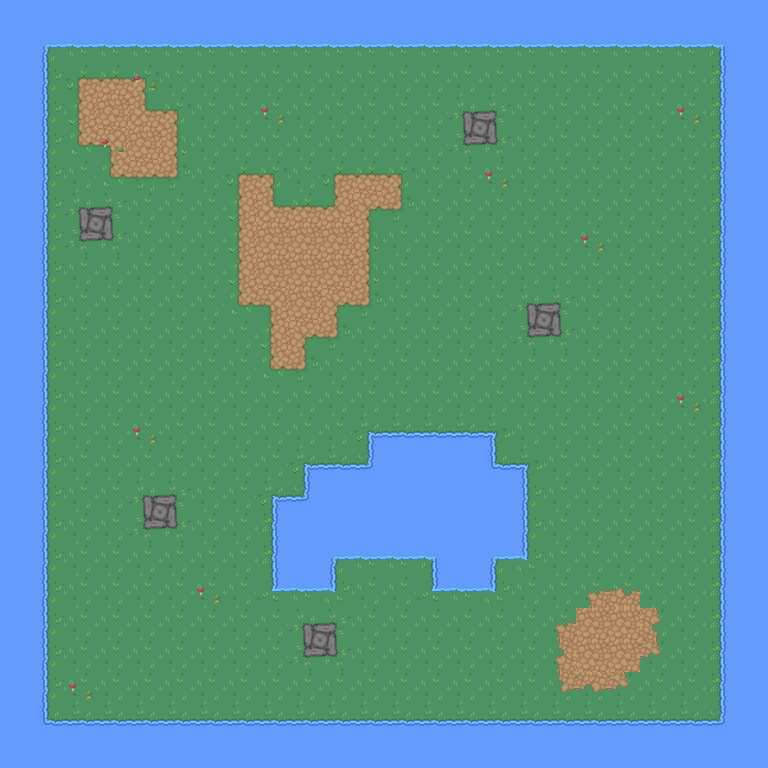

This game map was drawn from its Tiled (.tmx) file and the tilesets committed beside it. A one-line description and the full map source follow:
An orthogonal 24x24 tile map with 32x32 px tiles, 2 tile layers (Tile Layer 1, Tile Layer 2).

<map version="1.10" tiledversion="1.11.2" orientation="orthogonal" renderorder="right-down" width="24" height="24" tilewidth="32" tileheight="32" infinite="0" nextlayerid="5" nextobjectid="1">
 <tileset firstgid="1" source="Nature RPG Tileset.tsx" />
 <layer id="1" name="Tile Layer 1" width="24" height="24">
  <data encoding="csv">
42,42,42,42,42,42,42,42,42,42,42,42,42,42,42,42,42,42,42,42,42,42,42,42,
42,66,67,67,67,67,67,67,67,67,67,67,67,67,67,67,67,67,67,67,67,67,68,42,
42,86,64,102,65,41,41,41,41,41,41,87,87,87,87,87,87,87,87,87,87,87,88,42,
42,86,83,43,101,65,41,41,87,87,87,87,87,87,79,80,87,87,87,87,87,87,88,42,
42,86,84,63,43,81,87,87,87,87,87,87,87,87,99,100,87,87,87,87,87,87,88,42,
42,86,87,84,62,85,87,64,65,41,102,102,65,87,87,87,87,87,87,87,87,87,88,42,
42,86,79,80,87,87,87,84,43,43,43,43,85,87,87,87,87,87,87,87,87,87,88,42,
42,86,99,100,87,87,87,83,43,43,43,43,82,87,87,87,87,87,87,87,87,87,88,42,
42,86,87,87,87,87,87,83,43,43,43,43,82,87,87,87,87,87,87,87,87,87,88,42,
42,86,87,87,87,87,87,84,63,43,43,61,82,87,87,87,79,80,87,87,87,87,88,42,
42,86,87,87,87,87,87,87,83,43,85,87,87,87,87,87,99,100,87,87,87,87,88,42,
42,86,87,87,87,87,87,87,84,62,87,87,87,87,87,87,87,87,87,87,87,87,88,42,
42,86,87,87,87,87,87,87,87,87,87,87,87,87,87,87,87,87,87,87,87,87,88,42,
42,86,87,87,87,87,87,87,87,87,87,69,107,107,107,70,87,87,87,87,87,87,88,42,
42,86,87,87,87,87,87,87,87,69,107,108,42,42,42,106,70,87,87,87,87,87,88,42,
42,86,87,87,79,80,87,87,69,108,152,152,42,42,42,42,86,87,87,87,87,87,88,42,
42,86,87,87,99,100,87,87,88,152,152,152,42,42,42,42,86,87,87,87,87,87,88,42,
42,86,87,87,87,87,87,87,88,152,66,67,67,68,42,66,90,87,87,87,87,87,88,42,
42,86,87,87,87,87,87,87,89,67,90,87,87,89,67,90,87,87,87,87,87,87,88,42,
42,86,87,87,87,87,87,87,87,79,80,87,87,87,87,87,87,87,87,87,87,87,88,42,
42,86,87,87,87,82,87,87,87,99,100,87,87,87,87,87,87,87,87,87,87,87,88,42,
42,86,87,87,87,87,87,87,87,87,87,87,87,87,87,87,87,87,87,87,87,87,88,42,
42,106,107,107,107,107,107,107,107,107,107,107,107,107,107,107,107,107,107,107,107,107,108,42,
42,42,42,42,42,42,42,42,42,42,42,42,42,42,42,42,42,42,42,42,42,42,42,42
</data>
 </layer>
 <layer id="4" name="Tile Layer 2" width="24" height="24">
  <data encoding="csv">
0,0,0,0,0,0,0,0,0,0,0,0,0,0,0,0,0,0,0,0,0,0,0,0,
0,0,0,0,0,0,0,0,0,0,0,0,0,0,0,0,0,0,0,0,0,0,0,0,
0,0,0,0,24,0,0,0,0,0,0,0,0,0,0,0,0,0,0,0,0,0,0,0,
0,0,0,0,0,0,0,0,24,0,0,0,0,0,0,0,0,0,0,0,0,24,0,0,
0,0,0,24,0,0,0,0,0,0,0,0,0,0,0,0,0,0,0,0,0,0,0,0,
0,0,0,0,0,0,0,0,0,0,64,0,0,0,0,24,0,0,0,0,0,0,0,0,
0,0,0,0,0,0,0,83,101,102,103,61,0,0,0,0,0,0,0,0,0,0,0,0,
0,0,0,0,0,0,0,0,0,0,0,81,0,0,0,0,0,0,24,0,0,0,0,0,
0,0,0,0,0,0,0,0,0,0,0,81,0,0,0,0,0,0,0,0,0,0,0,0,
0,0,0,0,0,0,0,0,0,0,61,85,0,0,0,0,0,0,0,0,0,0,0,0,
0,0,0,0,0,0,0,0,0,61,0,0,0,0,0,0,0,0,0,0,0,0,0,0,
0,0,0,0,0,0,0,0,0,85,0,0,0,0,0,0,0,0,0,0,0,0,0,0,
0,0,0,0,0,0,0,0,0,0,0,0,0,0,0,0,0,0,0,0,0,24,0,0,
0,0,0,0,24,0,0,0,0,0,0,0,0,0,0,0,0,0,0,0,0,0,0,0,
0,0,0,0,0,0,0,0,0,0,0,0,0,0,0,0,0,0,0,0,0,0,0,0,
0,0,0,0,0,0,0,0,0,0,0,0,0,0,0,0,0,0,0,0,0,0,0,0,
0,0,0,0,0,0,0,0,0,0,0,0,0,0,0,0,0,0,0,0,0,0,0,0,
0,0,0,0,0,0,0,0,0,0,0,0,0,0,0,0,0,0,0,0,0,0,0,0,
0,0,0,0,0,0,24,0,0,0,0,0,0,0,0,0,0,0,126,127,0,0,0,0,
0,0,0,0,0,0,0,0,0,0,0,0,0,0,0,0,0,126,43,43,148,0,0,0,
0,0,0,0,0,0,0,0,0,0,0,0,0,0,0,0,0,146,147,43,168,0,0,0,
0,0,24,0,0,0,0,0,0,0,0,0,0,0,0,0,0,166,167,168,0,0,0,0,
0,0,0,0,0,0,0,0,0,0,0,0,0,0,0,0,0,0,0,0,0,0,0,0,
0,0,0,0,0,0,0,0,0,0,0,0,0,0,0,0,0,0,0,0,0,0,0,0
</data>
 </layer>
</map>
